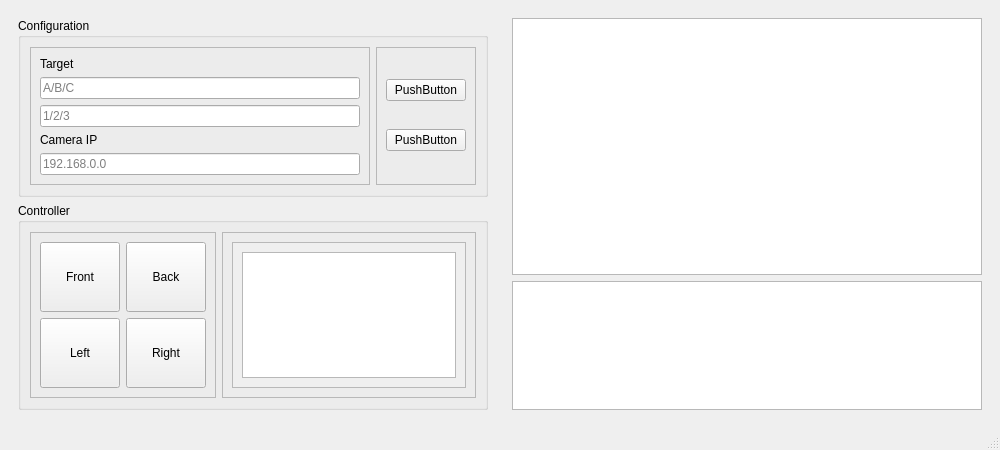
<?xml version="1.0" encoding="UTF-8"?>
<ui version="4.0">
 <class>MainWindow</class>
 <widget class="QMainWindow" name="MainWindow">
  <property name="geometry">
   <rect>
    <x>0</x>
    <y>0</y>
    <width>1000</width>
    <height>450</height>
   </rect>
  </property>
  <property name="sizePolicy">
   <sizepolicy hsizetype="Preferred" vsizetype="Preferred">
    <horstretch>0</horstretch>
    <verstretch>0</verstretch>
   </sizepolicy>
  </property>
  <property name="windowTitle">
   <string>MainWindow</string>
  </property>
  <widget class="QWidget" name="centralwidget">
   <layout class="QHBoxLayout" name="horizontalLayout">
    <item>
     <widget class="QWidget" name="widget" native="true">
      <property name="sizePolicy">
       <sizepolicy hsizetype="Preferred" vsizetype="Preferred">
        <horstretch>1</horstretch>
        <verstretch>0</verstretch>
       </sizepolicy>
      </property>
      <layout class="QVBoxLayout" name="verticalLayout">
       <item>
        <widget class="QGroupBox" name="groupBox">
         <property name="title">
          <string>Configuration</string>
         </property>
         <layout class="QHBoxLayout" name="horizontalLayout_2">
          <item>
           <widget class="QFrame" name="frame">
            <property name="frameShape">
             <enum>QFrame::Shape::StyledPanel</enum>
            </property>
            <property name="frameShadow">
             <enum>QFrame::Shadow::Raised</enum>
            </property>
            <layout class="QVBoxLayout" name="verticalLayout_3">
             <item>
              <widget class="QLabel" name="label">
               <property name="text">
                <string>Target</string>
               </property>
              </widget>
             </item>
             <item>
              <widget class="QLineEdit" name="lineEdit">
               <property name="placeholderText">
                <string>A/B/C</string>
               </property>
              </widget>
             </item>
             <item>
              <widget class="QLineEdit" name="lineEdit_2">
               <property name="placeholderText">
                <string>1/2/3</string>
               </property>
              </widget>
             </item>
             <item>
              <widget class="QLabel" name="label_2">
               <property name="text">
                <string>Camera IP</string>
               </property>
              </widget>
             </item>
             <item>
              <widget class="QLineEdit" name="lineEdit_3">
               <property name="placeholderText">
                <string>192.168.0.0</string>
               </property>
              </widget>
             </item>
            </layout>
           </widget>
          </item>
          <item>
           <widget class="QFrame" name="frame_2">
            <property name="frameShape">
             <enum>QFrame::Shape::StyledPanel</enum>
            </property>
            <property name="frameShadow">
             <enum>QFrame::Shadow::Raised</enum>
            </property>
            <layout class="QVBoxLayout" name="verticalLayout_4">
             <item>
              <widget class="QPushButton" name="pushButton">
               <property name="text">
                <string>PushButton</string>
               </property>
              </widget>
             </item>
             <item>
              <widget class="QPushButton" name="pushButton_2">
               <property name="text">
                <string>PushButton</string>
               </property>
              </widget>
             </item>
            </layout>
           </widget>
          </item>
         </layout>
        </widget>
       </item>
       <item>
        <widget class="QGroupBox" name="groupBox_2">
         <property name="title">
          <string>Controller</string>
         </property>
         <layout class="QHBoxLayout" name="horizontalLayout_3">
          <item>
           <widget class="QFrame" name="frame_3">
            <property name="sizePolicy">
             <sizepolicy hsizetype="Preferred" vsizetype="Preferred">
              <horstretch>0</horstretch>
              <verstretch>0</verstretch>
             </sizepolicy>
            </property>
            <property name="frameShape">
             <enum>QFrame::Shape::StyledPanel</enum>
            </property>
            <property name="frameShadow">
             <enum>QFrame::Shadow::Raised</enum>
            </property>
            <layout class="QGridLayout" name="gridLayout">
             <item row="0" column="0">
              <widget class="QPushButton" name="pushButton_5">
               <property name="sizePolicy">
                <sizepolicy hsizetype="Preferred" vsizetype="Preferred">
                 <horstretch>0</horstretch>
                 <verstretch>0</verstretch>
                </sizepolicy>
               </property>
               <property name="text">
                <string>Front</string>
               </property>
              </widget>
             </item>
             <item row="1" column="0">
              <widget class="QPushButton" name="pushButton_3">
               <property name="sizePolicy">
                <sizepolicy hsizetype="Preferred" vsizetype="Preferred">
                 <horstretch>0</horstretch>
                 <verstretch>0</verstretch>
                </sizepolicy>
               </property>
               <property name="text">
                <string>Left</string>
               </property>
              </widget>
             </item>
             <item row="0" column="1">
              <widget class="QPushButton" name="pushButton_4">
               <property name="sizePolicy">
                <sizepolicy hsizetype="Preferred" vsizetype="Preferred">
                 <horstretch>0</horstretch>
                 <verstretch>0</verstretch>
                </sizepolicy>
               </property>
               <property name="text">
                <string>Back</string>
               </property>
              </widget>
             </item>
             <item row="1" column="1">
              <widget class="QPushButton" name="pushButton_6">
               <property name="sizePolicy">
                <sizepolicy hsizetype="Preferred" vsizetype="Preferred">
                 <horstretch>0</horstretch>
                 <verstretch>0</verstretch>
                </sizepolicy>
               </property>
               <property name="text">
                <string>Right</string>
               </property>
              </widget>
             </item>
            </layout>
           </widget>
          </item>
          <item>
           <widget class="QFrame" name="frame_4">
            <property name="sizePolicy">
             <sizepolicy hsizetype="Preferred" vsizetype="Preferred">
              <horstretch>0</horstretch>
              <verstretch>0</verstretch>
             </sizepolicy>
            </property>
            <property name="frameShape">
             <enum>QFrame::Shape::StyledPanel</enum>
            </property>
            <property name="frameShadow">
             <enum>QFrame::Shadow::Raised</enum>
            </property>
            <layout class="QHBoxLayout" name="horizontalLayout_4">
             <item>
              <widget class="QScrollArea" name="scrollArea">
               <property name="widgetResizable">
                <bool>true</bool>
               </property>
               <widget class="QWidget" name="scrollAreaWidgetContents">
                <property name="geometry">
                 <rect>
                  <x>0</x>
                  <y>0</y>
                  <width>173</width>
                  <height>97</height>
                 </rect>
                </property>
                <layout class="QHBoxLayout" name="horizontalLayout_5">
                 <item>
                  <widget class="QTextBrowser" name="textBrowser_2"/>
                 </item>
                </layout>
               </widget>
              </widget>
             </item>
            </layout>
           </widget>
          </item>
         </layout>
        </widget>
       </item>
      </layout>
     </widget>
    </item>
    <item>
     <widget class="QWidget" name="widget_2" native="true">
      <property name="sizePolicy">
       <sizepolicy hsizetype="Preferred" vsizetype="Preferred">
        <horstretch>1</horstretch>
        <verstretch>0</verstretch>
       </sizepolicy>
      </property>
      <layout class="QVBoxLayout" name="verticalLayout_2">
       <item>
        <widget class="QGraphicsView" name="graphicsView">
         <property name="sizePolicy">
          <sizepolicy hsizetype="Preferred" vsizetype="Preferred">
           <horstretch>0</horstretch>
           <verstretch>2</verstretch>
          </sizepolicy>
         </property>
        </widget>
       </item>
       <item>
        <widget class="QTextBrowser" name="textBrowser">
         <property name="sizePolicy">
          <sizepolicy hsizetype="Expanding" vsizetype="Expanding">
           <horstretch>0</horstretch>
           <verstretch>1</verstretch>
          </sizepolicy>
         </property>
        </widget>
       </item>
      </layout>
     </widget>
    </item>
   </layout>
  </widget>
  <widget class="QStatusBar" name="statusbar"/>
  <widget class="QMenuBar" name="menubar">
   <property name="geometry">
    <rect>
     <x>0</x>
     <y>0</y>
     <width>1000</width>
     <height>22</height>
    </rect>
   </property>
  </widget>
 </widget>
 <resources/>
 <connections/>
</ui>
